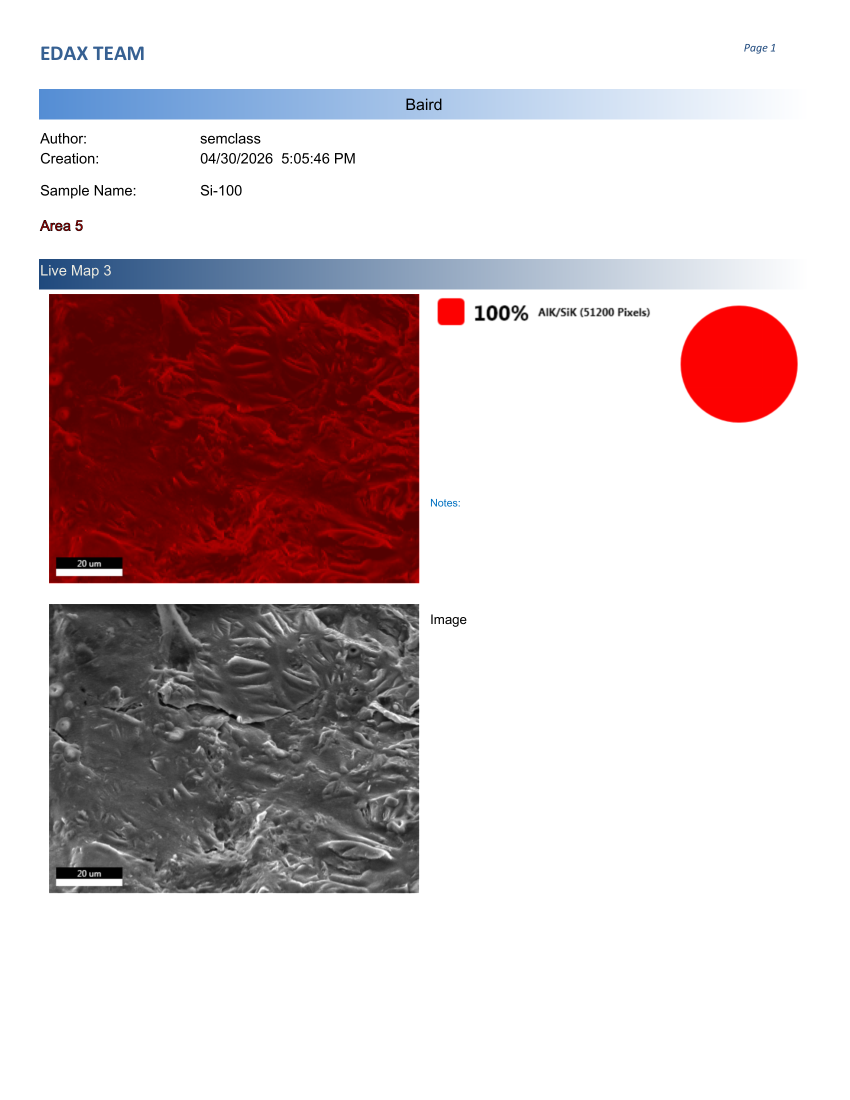
#> input picture figures/dag-thumbnails/microstructure/eds_report_p1.png, 1700 x 2200 px (shown at 1/2 size)
$ python render_microstructure_combo.py
#> lines starting #> are read from the running program, lines starting #| are printed output that depends on the picture
"""Build microstructure_combo.png — a 3-panel horizontal composite for
DAG node 7b (Microstructure SEM/EDS, EBSD, XRD).

Panels (left → right):
  1. SEM micrograph (matched to the EDS overlay; extracted from the EDAX
     report PDF page 1) with the SEM stub photo as a small inset in the
     bottom-right corner — physical sample plus matching microstructure
     in a single panel.
  2. EDS Element Overlay (Al-blue 88%, Si-yellow 6%, O-green 3%,
     Mg-red 2%) with legend, extracted from the EDAX report PDF page 2.
     Tightly cropped to drop white margins.
  3. EDS spectrum (Al, Si, Mg, O peaks) — EDAX Octane Plus.

The SEM in panel 1 is the bottom (greyscale) image on report page 1,
which is the *same field of view* as the element overlay on page 2;
this guarantees the SEM ↔ EDS map registration.
"""
from pathlib import Path
from PIL import Image, ImageDraw, ImageFont

ROOT = Path(__file__).resolve().parents[2]
SRC = ROOT / "figures" / "dag-thumbnails" / "microstructure"
OUT = ROOT / "figures" / "dag-thumbnails" / "microstructure_combo.png"

PANEL_H = 720
GAP = 14
BG = (255, 255, 255)


def fit_height(img: Image.Image, h: int) -> Image.Image:
    w = int(img.width * h / img.height)
    return img.resize((w, h), Image.LANCZOS)


def fit_width(img: Image.Image, w: int) -> Image.Image:
    h = int(img.height * w / img.width)
    return img.resize((w, h), Image.LANCZOS)


def label(img: Image.Image, text: str) -> None:
    try:
        font = ImageFont.truetype(
            "/usr/share/fonts/truetype/dejavu/DejaVuSans-Bold.ttf", 28
        )
    except OSError:
        font = ImageFont.load_default()
    draw = ImageDraw.Draw(img, "RGBA")
    pad = 8
    bbox = draw.textbbox((0, 0), text, font=font)
    tw, th = bbox[2] - bbox[0], bbox[3] - bbox[1]
    box = [pad, pad, pad + tw + 14, pad + th + 10]
    draw.rectangle(box, fill=(255, 255, 255, 230))
    draw.text((pad + 7, pad + 3), text, fill=(0, 0, 0, 255), font=font)


def main() -> None:
    # ---- Panel 1: SEM (matched to EDS overlay) from report PDF p.1 ------
    p1 = Image.open(SRC / "eds_report_p1.png").convert("RGB")
#> p1 is the input picture: PIL image 1700x2200 RGB; mean R, G, B 213.3, 199.3, 200.8
    sem = p1.crop((85, 1217, 770, 1790))   # bottom SEM, same FOV as overlay
    sem = fit_height(sem, PANEL_H)

    # Inset: stub photo, square crop, scaled to ~32% of SEM panel width,
    # placed in the bottom-right with a thin black border.
    stub = Image.open(SRC / "stub.jpg").convert("RGB")
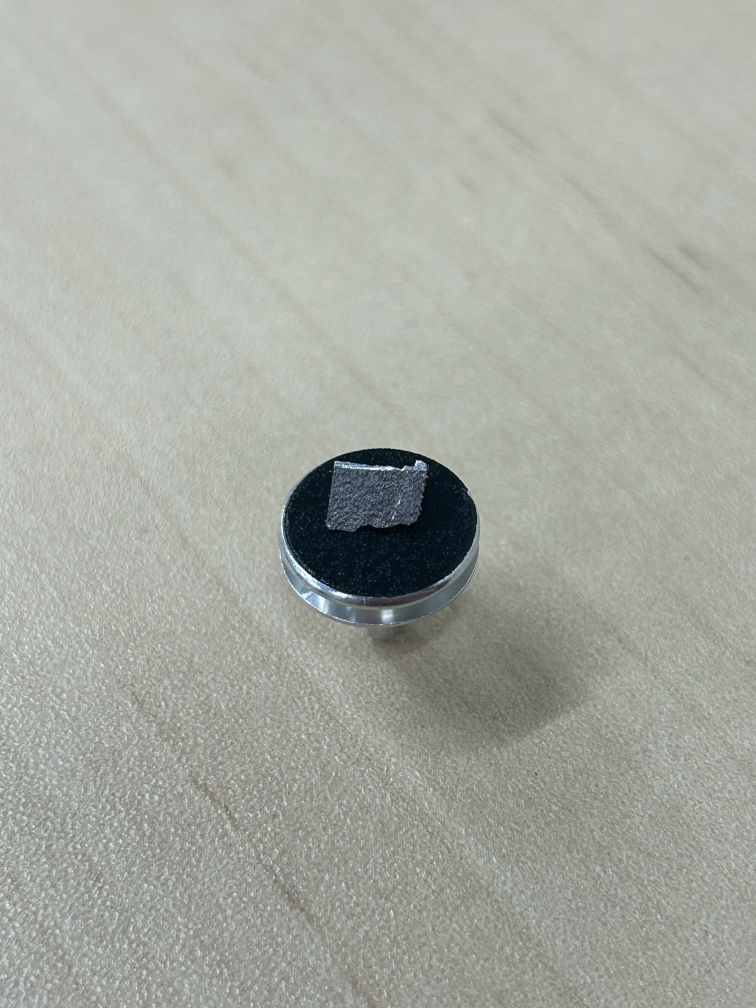
#> input picture figures/dag-thumbnails/microstructure/stub.jpg, 3024 x 4032 px (shown at 1/4 size)
#> stub is the input picture: PIL image 3024x4032 RGB; mean R, G, B 165.8, 169.1, 161.1
    stub = stub.crop((800, 1500, 2200, 2900))  # 1400x1400
#> stub: PIL image 1400x1400 RGB
    inset_w = int(sem.width * 0.32)
#> inset_w = 275
    stub = fit_width(stub, inset_w)
    inset_pad = 12
    border = 3
    ix = sem.width - stub.width - inset_pad
#> ix = 573
    iy = sem.height - stub.height - inset_pad
#> iy = 433
    draw = ImageDraw.Draw(sem)
    draw.rectangle(
        [ix - border, iy - border, ix + stub.width + border, iy + stub.height + border],
        fill=(0, 0, 0),
    )
    sem.paste(stub, (ix, iy))
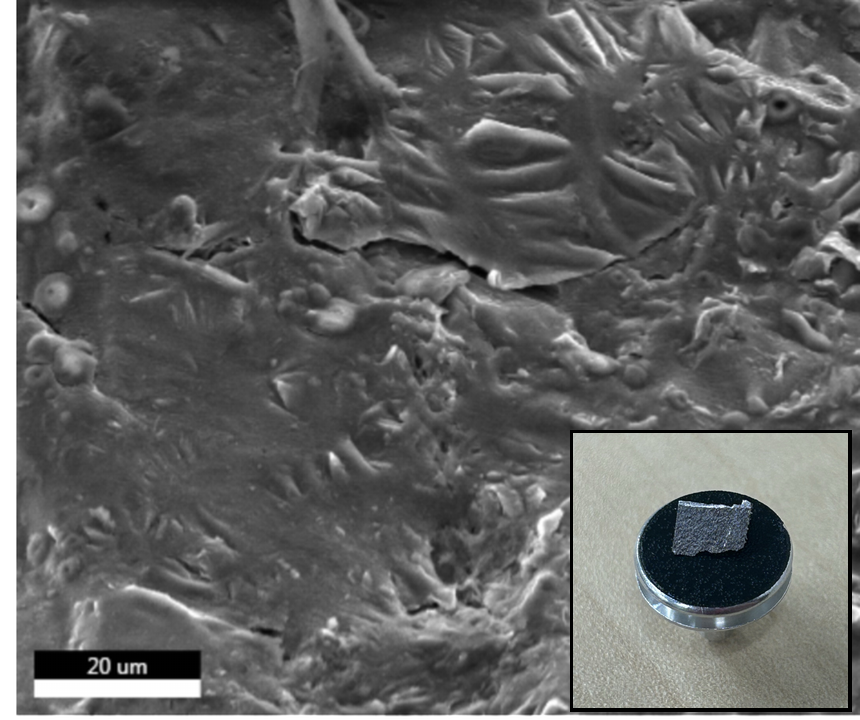
#> sem: PIL image 860x720 RGB; mean R, G, B 95.2, 95.9, 95.2
    label(sem, "SEM + stub (inset)")
#> in label, `bbox = draw.textbbox((0, 0), text, font=font)`: bbox = (0, 5, 294, 30)
#> in label, `tw, th = bbox[2] - bbox[0], bbox[3] - bbox[1]`: tw = 294; th = 25
#> in label, `box = [pad, pad, pad + tw + 14, pad + th + 10]`: box = [8, 8, 316, 43]

    # ---- Panel 2: EDS Element Overlay + legend, tightly cropped ----------
    p2 = Image.open(SRC / "eds_report_p2.png").convert("RGB")
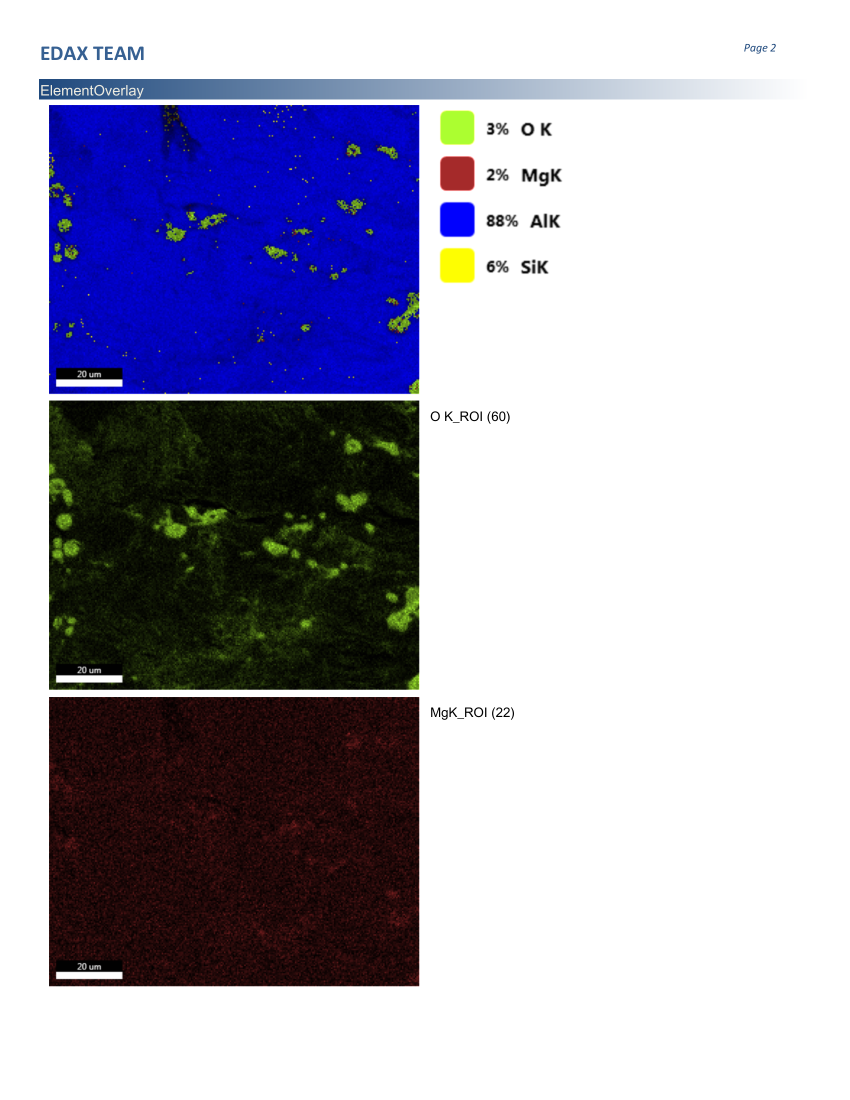
#> input picture figures/dag-thumbnails/microstructure/eds_report_p2.png, 1700 x 2200 px (shown at 1/2 size)
#> p2 is the input picture: PIL image 1700x2200 RGB; mean R, G, B 171.3, 169.8, 187.4
    overlay = p2.crop((85, 200, 1180, 765))  # map + legend, with scale bar
    overlay = fit_height(overlay, PANEL_H)
#> call 2 of fit_height, with h = 720
#> in fit_height (call 2), `return img.resize((w, h), Image.LANCZOS)`:
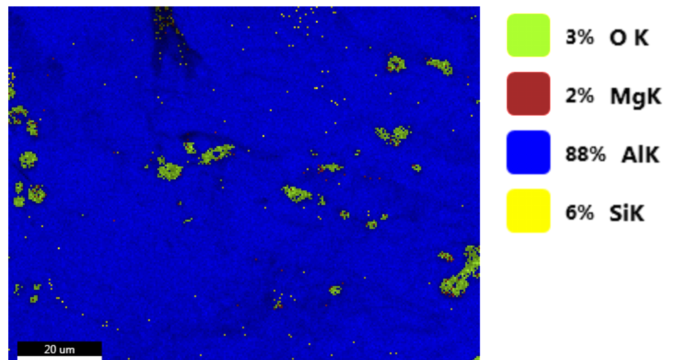
#> returned value: PIL image 1395x720 RGB (shown at 1/2 size); mean R, G, B 83.4, 83.7, 197.7
    label(overlay, "EDS overlay")
#> overlay: PIL image 1395x720 RGB

    # ---- Panel 3: EDS spectrum, trim status footer -----------------------
    spec = Image.open(SRC / "eds_spectrum.png").convert("RGB")
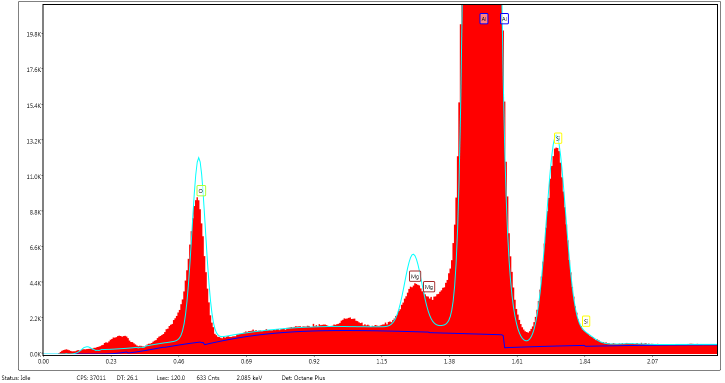
#> input picture figures/dag-thumbnails/microstructure/eds_spectrum.png, 1449 x 766 px (shown at 1/2 size)
    spec = spec.crop((0, 0, spec.width, spec.height - 30))
#> spec: PIL image 1449x736 RGB
    spec = fit_height(spec, PANEL_H)
#> call 3 of fit_height, with h = 720
#> in fit_height (call 3), `return img.resize((w, h), Image.LANCZOS)`:
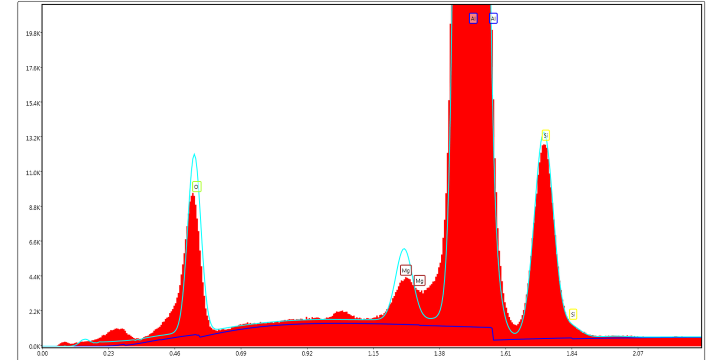
#> returned value: PIL image 1417x720 RGB (shown at 1/2 size); mean R, G, B 249.3, 216.1, 216.7
    label(spec, "EDS spectrum")
#> spec: PIL image 1417x720 RGB

    panels = [sem, overlay, spec]
    total_w = sum(p.width for p in panels) + GAP * (len(panels) - 1)
#> total_w = 3700
    combo = Image.new("RGB", (total_w, PANEL_H), BG)
#> combo: PIL image 3700x720 RGB; every value is 255
    x = 0
    for p in panels:
        combo.paste(p, (x, 0))
        x += p.width + GAP
#> this loop made 3 passes
#> x on passes 1 to 3: 874, 2283, 3714
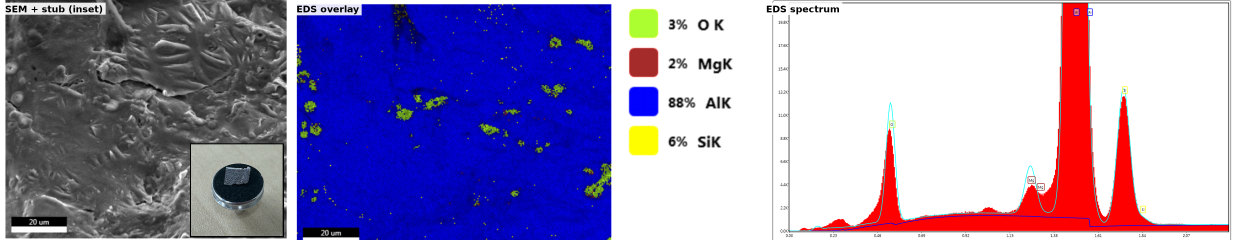
#> combo: PIL image 3700x720 RGB (shown at 1/3 size); mean R, G, B 151.7, 139.3, 181.9
#> after the loop, x = 3714
    combo.save(OUT, dpi=(300, 300))
    print(f"Wrote {OUT}  size={combo.size}")
#| Wrote figures/dag-thumbnails/microstructure_combo.png  size=(3700, 720)


if __name__ == "__main__":
    main()
